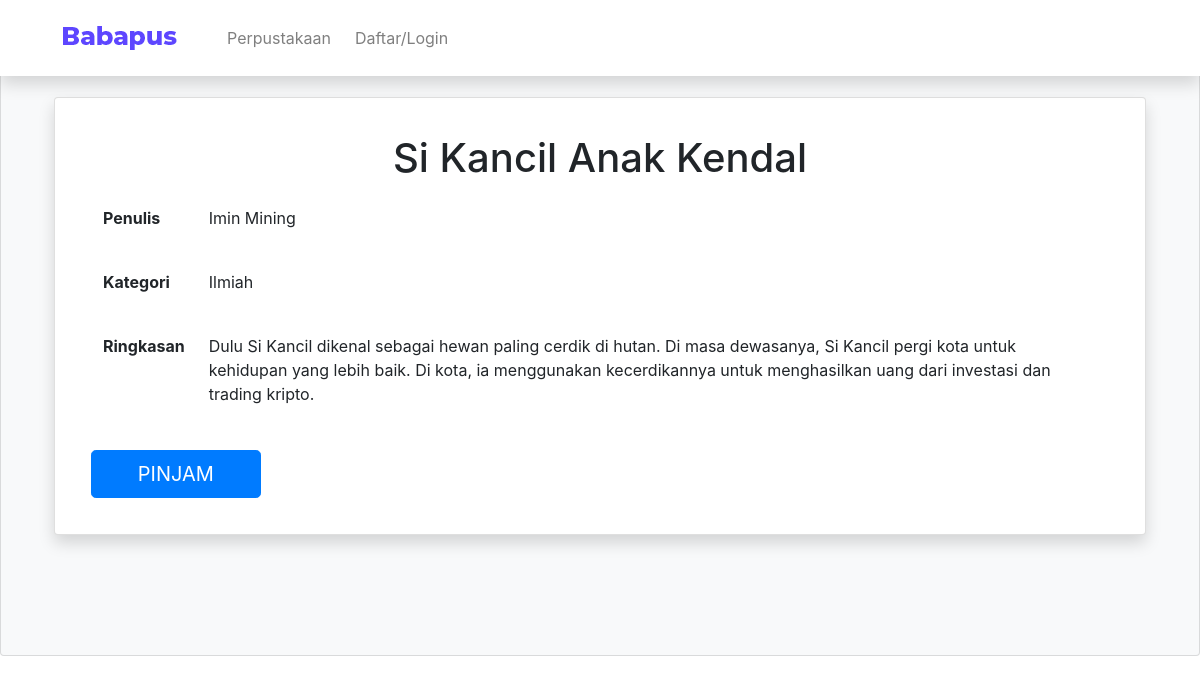
Page /public/home/detail/1 on the committed database.
### tables this page shows
CREATE TABLE `tb_buku` (
  `idbuku` int(10) NOT NULL,
  `judul` varchar(50) NOT NULL,
  `penulis` varchar(50) NOT NULL,
  `ringkasan` varchar(300) NOT NULL,
  `kategori` varchar(20) NOT NULL,
  `stok` int(3) NOT NULL,
  `buku` varchar(500) NOT NULL
);

### app/core/Controller.php (called while the page is built, shortened)
<?php
    class Controller{
        public function view($view, $data = []){
            require_once '../app/views/' . $view . '.php';
        }
        public function model($model){
            return new $model;
        }
    }
?>

### app/controllers/Home.php (called while the page is built, shortened)
<?php
    class Home extends Controller{
        public function detail($id){
            $data['title'] = 'Detail Barang';
            $data['idbuku'] = $this->model('Home_model')->getDataById($id);
            $this->view('home/detail', $data);
        }
    }
?>

### app/core/App.php (called while the page is built, shortened)
<?php
    class App{
        protected $method = 'index';
        protected $params = [];
        public function __construct(){
            $url = $this->parseURL();
            if(file_exists('../app/controllers/' . $url[0] . '.php')){
                unset($url[0]);
            }
            $this->controller = new $this->controller;
            if(isset($url[1])){
                if(method_exists($this->controller, $url[1])){
                    $this->method = $url[1];
                    unset($url[1]);
                }
            }
            if(!empty($url)){
            $this->params = array_values($url);
            }
                call_user_func_array([$this->controller, $this->method], $this->params);
            }
            public function parseURL(){
                if( isset($_GET['url'])){
                $url = rtrim($_GET['url'], '/');
                $url = filter_var($url, FILTER_SANITIZE_URL);
                $url = explode('/',$url);
                return $url;
            }
        }
    }

### public/index.php (called while the page is built, shortened)
<?php
$app = new App;

### app/core/Database.php (called while the page is built, shortened)
<?php
    class Database{
        private $host = DB_HOST;
        private $user = DB_USER;
        private $pass = DB_PASS;
        private $dbnm = DB_NAME;
        private $dbh;
        private $stmt;
        public function __construct() {
            $dsn = 'mysql:host='. $this->host .';dbname='. $this->dbnm;
            $option = [
                PDO::ATTR_PERSISTENT => true,
                PDO::ATTR_ERRMODE => PDO::ERRMODE_EXCEPTION
            ];
            try{
                $this->dbh = new PDO($dsn,$this->user,$this->pass, $option);
            }catch(PDOException $e){
                die($e->getMessage());
            }
        }
        public function query($query)
        {
            $this->stmt = $this->dbh->prepare($query);
        }
        public function bind($param, $value, $type = null){
            if(is_null($type)){
                switch (true) {
                default:
                    $type = PDO::PARAM_STR;
                }
            }
            $this->stmt->bindValue($param, $value, $type);
        }
        public function execute(){
            $this->stmt->execute();
        }
        public function single()
        {
            $this->execute();
            return $this->stmt->fetch(PDO::FETCH_ASSOC);
        }
    }
?>

### app/models/Home_model.php (called while the page is built, shortened)
<?php
    class Home_model{
        private $table = 'tb_buku';
        private $db;
        public function __construct(){
            $this->db = new Database;
        }
        public function getDataById($id){
            $this->db->query('SELECT * FROM ' . $this->table . ' WHERE idbuku=:id');
            $this->db->bind('id', $id);
            return $this->db->single();
        }
    }

### app/views/home/detail.php (the view, shortened to what this page needs)
<section id="card" class="card bg-light py-4">
        <div class="container p-4">
            <div class="row mb-4">
                <div class="col-md">
                  <form action="<?= BASEURL; ?>/home/checkout" method="POST" >
                    <div class="card shadow p-3 mb-5" >
                        <div class="card-body">
                            <h1 class="card-title text-center" id="namaBuku" name="namaBuku"><?= $data['idbuku']['judul']?></h1>
                            <table class="table table-borderless">
                              <tbody>
                                <tr>
                                  <th scope="row">Penulis</th>
                                  <td><p id="namaPenulis" name="namaPenulis"><?= $data['idbuku']['penulis']?></p></td>
                                </tr>
                                <tr>
                                  <th scope="row">Kategori</th>
                                  <td><p id="teksKategori" name="teksKategori"><?= $data['idbuku']['kategori']?></p></td>
                                </tr>
                                <tr>
                                  <th scope="row">Ringkasan</th>
                                  <td colspan="2"><p id="teksRingkasan" name="teksRingkasan"><?= $data['idbuku']['ringkasan']?></p></td>
                                </tr>
                              </tbody>
                            </table>
                            <?php
                                      if($data['idbuku']['stok'] <= 0){
                                  ?>
                                      <p class="btn btn-danger">STOK HABIS</p><br>
                                      <button disabled type="submit" class="btn btn-outline-secondary btn-lg col-md-2" id="btnBeli" data-bs-toggle="modal" data-bs-target="#exampleModal">PINJAM</button>
                            <?php }else{?>
                                <button  type="submit" class="btn btn-primary btn-lg col-md-2" id="btnBeli" data-bs-toggle="modal" data-bs-target="#exampleModal">PINJAM</button>
                            <?php }?>
                        </div>
                      </div>
                    </form>
              </div>
          </div>
      </section>

### app/views/templates/header.php (style rules this page uses)
section { min-height: 420px; }

### rows in the picture
tb_buku: judul "Si Kancil Anak Kendal", penulis "Imin Mining", kategori "Ilmiah", ringkasan "Dulu Si Kancil dikenal sebagai hewan paling cerdik di hutan. Di masa dewasanya, Si Kancil pergi kota untuk kehidupan yang lebih baik. Di kota, ia menggunakan kecerdikannya untuk menghasilkan uang dari investasi dan trading kripto."
